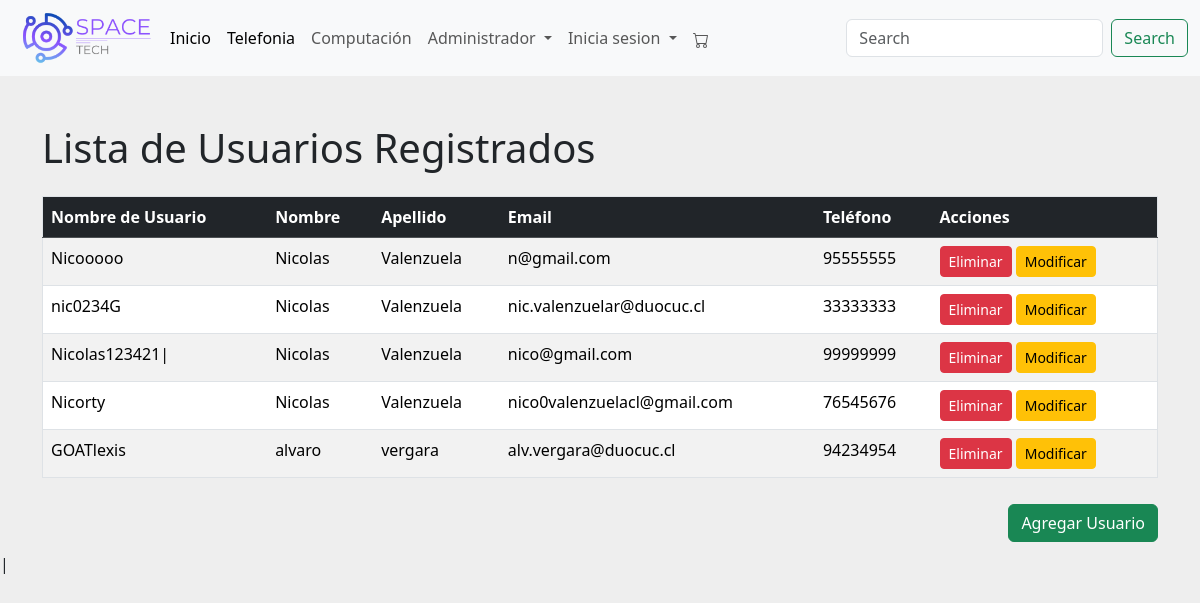
/listaU (signed in), run on the app's committed database.
### menu/models.py (models this page shows, shortened)
class Usuario(models.Model):
    nombre_usuario = models.CharField(max_length=30)
    nombre = models.CharField(max_length=30)
    apellido = models.CharField(max_length=30)
    email = models.EmailField(unique=True)
    tfno = models.CharField(max_length=8, verbose_name="Telefono")
    clave = models.CharField(max_length=30)
    confirmar_clave = models.CharField(max_length=30)
    direccion = models.CharField(max_length=255, verbose_name="Dirección", null=True, blank=True)
    groups = models.ManyToManyField(Group, related_name='usuarios', blank=True)

### menu/views.py (the view)
# urls.py: path('listaU', views.listaU, name='listaU'),
@login_required
@user_passes_test(lambda u: u.groups.filter(name='Administradores').exists())
def listaU(request):
    usuarios = Usuario.objects.all()  # Recupera todos los usuarios
    return render(request, 'listaU.html', {'usuarios': usuarios})

### menu/context_processors.py (called while the page is built)
def carrito_items_count(request):
    if request.user.is_authenticated:
        try:
            carrito = Carrito.objects.get(usuario=request.user)
            count = CarritoItem.objects.filter(carrito=carrito).count()
        except Carrito.DoesNotExist:
            count = 0
    else:
        count = 0
    return {
        'carrito_items_count': count
    }

### menu/templates/listaU.html (shortened to what this page needs)
<!DOCTYPE html>
<html lang="en">
<head>
    {% load static %}
    <link href="https://cdn.jsdelivr.net/npm/bootstrap@5.3.0/dist/css/bootstrap.min.css" rel="stylesheet">
    <link rel="stylesheet" href="{% static 'css/listaP.css' %}">
</head>
<body>
    {% include "plantilla/menu.html" %}
    <div class="container mt-5">
        <h1 class="mb-4">Lista de Usuarios Registrados</h1>
        <div class="table-responsive">
            <table class="table table-striped table-hover">
                <thead class="table-dark">
                    <tr>
                        <th>Nombre de Usuario</th>
                        <th>Nombre</th>
                        <th>Apellido</th>
                        <th>Email</th>
                        <th>Teléfono</th>
                        <th>Acciones</th>
                    </tr>
                </thead>
                <tbody>
                    {% for usuario in usuarios %}
                    <tr>
                        <td>{{ usuario.nombre_usuario }}</td>
                        <td>{{ usuario.nombre }}</td>
                        <td>{{ usuario.apellido }}</td>
                        <td>{{ usuario.email }}</td>
                        <td>{{ usuario.tfno }}</td>
                        <td>
                            <form action="{% url 'eliminar_usuario' usuario.id %}" method="post" style="display:inline;">
                                <button type="submit" class="btn btn-danger btn-sm">Eliminar</button>
                            </form>
                            <a href="{% url 'editar_usuario' usuario.id %}" class="btn btn-warning btn-sm">Modificar</a>
                        </td>
                    </tr>
                    {% endfor %}
                </tbody>
            </table>
            <div>
                <a class="align-right" href="{% url 'formulario' %}">
                    <button class="btn btn-success"  >Agregar Usuario</button>
                    </a>
                </div>
        </div>
    </div>
   |
</body>
</html>

### menu/static/css/listaP.css (style rules this page uses)
.align-right { float: right; margin: 10px 0; }

### menu/templates/listaU.html (style rules this page uses)
table { width: 100%; border-collapse: collapse; }
table, th, td { border: 1px solid black; }
th, td { padding: 10px; text-align: left; }

### data on the page
Usuario: nombre_usuario "Nicooooo", nombre "Nicolas", apellido "Valenzuela", email "n@gmail.com", tfno "95555555"
Usuario: nombre_usuario "nic0234G", nombre "Nicolas", apellido "Valenzuela", email "nic.valenzuelar@duocuc.cl", tfno "33333333"
Usuario: nombre_usuario "Nicolas123421|", nombre "Nicolas", apellido "Valenzuela", email "nico@gmail.com", tfno "99999999"
Usuario: nombre_usuario "Nicorty", nombre "Nicolas", apellido "Valenzuela", email "nico0valenzuelacl@gmail.com", tfno "76545676"
Usuario: nombre_usuario "GOATlexis", nombre "alvaro", apellido "vergara", email "alv.vergara@duocuc.cl", tfno "94234954"
